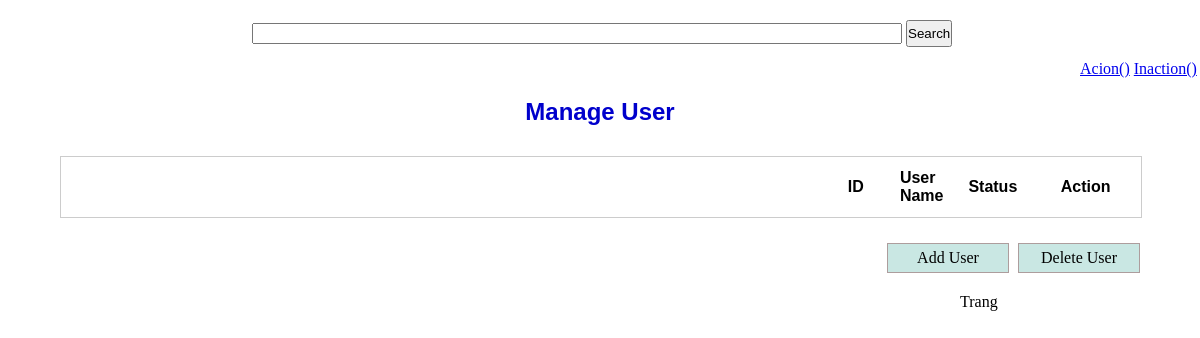
Before: / with the older database file.
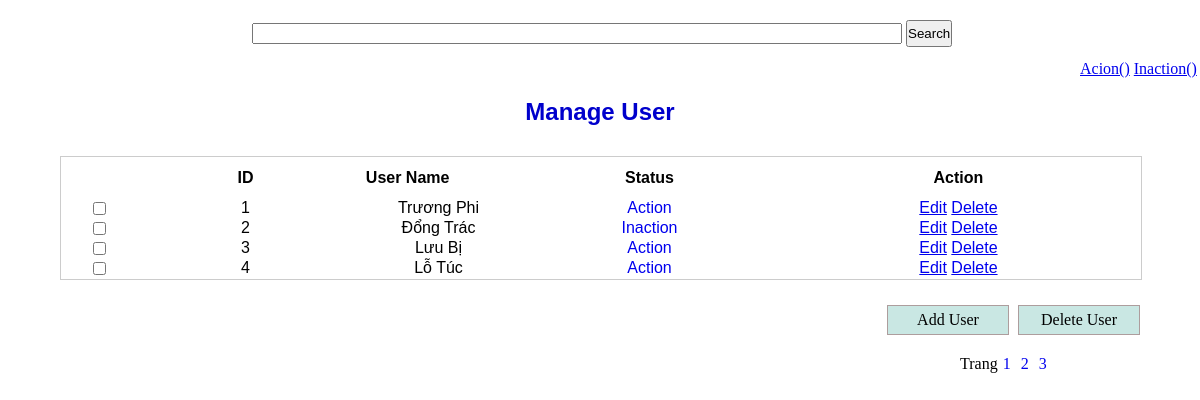
After: the same page with the newer database file.
### tables this page shows
CREATE TABLE `user` (
  `id` int(11) NOT NULL,
  `username` varchar(255) NOT NULL,
  `status_user` int(11) NOT NULL
);

### index.php (called while the page is built, shortened)
<?php
	require_once 'html/search.php' ;
	require_once 'html/actionCount.php' ;
	require_once 'html/head.php'   ;
	require_once 'html/content.php' ;
	require_once 'html/pagination.php' ;
?>

### html/pagination.php (called while the page is built)
<?php require_once './classes/userModel.php';?>
        <?php
                $pagination  = new userModel();
                $num  = $pagination->getPage();
?>

### libs/database.php (called while the page is built, shortened)
<?php
Class Database{
   public $host   = DB_HOST;
   public $user   = DB_USER;
   public $pass   = DB_PASS;
   public $dbname = DB_NAME;
   public $link;
private function connectDB(){
   $this->link = new mysqli($this->host, $this->user, $this->pass,
    $this->dbname);
 }
public function select($query){
  $result = $this->link->query($query) or
   die($this->link->error.__LINE__);
  if($result->num_rows > 0){
    return $result;
  } else {
    return false;
  }
 }
}

### html/list.php (the view, shortened to what this page needs)
<?php
    require_once './classes/userModel.php';
    $get_listItems = new userModel() ;
    $params = $_GET['search'] ;
    if (isset($_GET['page'])) {
        $page = $_GET['page'];
    } else {
        $page = 1;
    }
    $show_listItems = $get_listItems->listItems($params,$page);
    if($show_listItems)
    {
        $i = 0;
        while($result = $show_listItems->fetch_assoc())
        {
            $i++ ;
            $id = $result['id'];
            $name = $result['username'];
            $status = $result['status_user'];
        ?>
            <tbody>
                <td style="width:2%"  class="no"><input type="checkbox" name="checkbox[]" value="<?php echo $id ;?>" /></td>
                <td><?php echo $i ;?></td>
                <td><?php echo $name ;?></td>
                <td>
                    <?php
                        if($status == '0')
                        {
                            echo '<a style="text-decoration:none;" href="?id='.$id.'&status='.$status.'">Inaction</a>' ;
                        }
                        else
                        {
                            echo '<a style="text-decoration:none;" href="?id='.$id.'&status='.$status.'">Action</a>' ;
                        }
                    ?>
                </td>
                    <td><a href="form.php?editid=<?php echo $id ?>">Edit</a> <a href="delete.php?id=<?php echo $id ?>" onclick="return confirm('Bạn có chắc chắn muốn xóa không ?') ;" >Delete</a></td>
                <?php
                        }
                    }
                ?>
    	</table>
	    </div>
	    </form>
        </div>

### classes/userModel.php (shortened to what this page needs)
<?php
    require_once './libs/database.php';
?>
<?php
    class userModel {
        private $db ;
        public function __construct()
        {
            $this->db = new Database()  ;
        }
        public function listItems($params,$page)
        {
            $params = mysqli_real_escape_string($this->db->link,$params) ;
            if($params)
            {
                $query  = "SELECT * FROM user WHERE username LIKE '%$params%' "  ;
                $result= $this->db->select($query);
                if($result)
                {
                    return $result ;
                }
                else
                {
                    echo '<h2> Không tìm thấy dữ liệu </h2>' ;
                }
            }
            else
            {
                $page =  mysqli_real_escape_string($this->db->link,$page) ;
                $itemsPage = 04 ;
                $offset    = ($page - 1) * $itemsPage ;
                $query  = "SELECT * FROM user LIMIT $offset,$itemsPage" ;
                $result = $this->db->select($query) ;
                return $result ;
            }
        }
        public function getPage()
        {
            $queryNum  = "SELECT * FROM user " ;
            $resultNum = $this->db->select($queryNum);
            $totalNum  = mysqli_num_rows($resultNum) ;
            $number_pages = ceil($totalNum / 4) ;
            ?>
                <p style="float: left; margin-left:80%" >Trang</p>
            <?php
            for($i=1 ; $i<=$number_pages ; $i++)
            {
                ?>
                        <div >
                                <a style= "float:left ; margin: 0 5px ; text-decoration: none;" href="index.php?page=<?php echo $i ;?>"><?php echo $i ?> </a>
                        </div>
                <?php
            }
        }
}
?>

Changed rows visible on the page:
added user: username "Trương Phi"
added user: username "Đổng Trác"
added user: username "Lưu Bị"
added user: username "Lỗ Túc"
Other visible differences:
new list line: "1"
new list line: "2"
new list line: "3"
